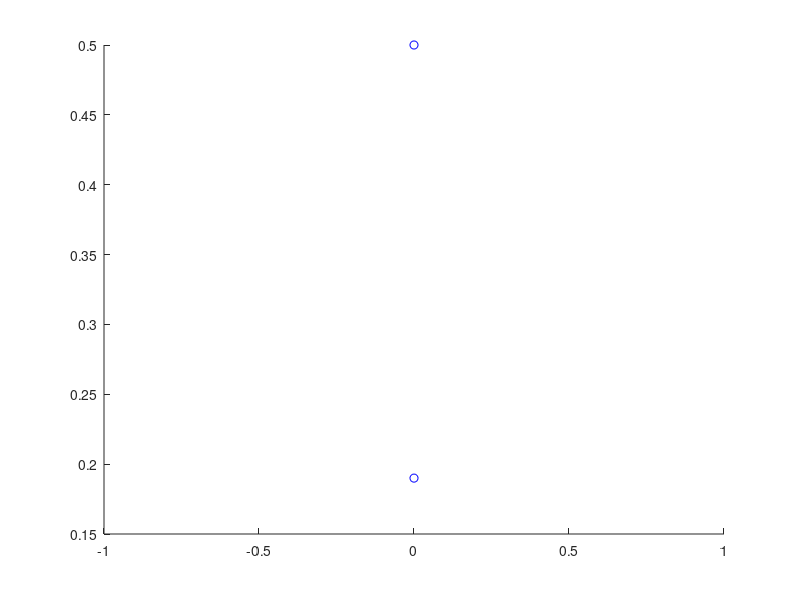

The MATLAB script that drew this image: (Note: this script raises an error after producing the figure.)
function x = aprox()
%x = cell2mat(struct2cell(load('dane_apx0.mat')));
%disp(cell2mat(struct2cell(x)));
x = [0 0.5 1 1.5 2; 0 0.19 0.26 0.29 0.31];
disp(x);
v = zeros(3,1);
[a, b] = size(v);
disp(a);
for i = 0:1:2
    for j = 1:5
        v(i+1,1) = v(i+1,1) + (x(1,j).^i) * (x(2,j));
    end
end
y = zeros(3,3);
for k = 0:1:2
    for l = 0:2
        for m = 1:5
            y(k+1, l+1) = y(k+1, l+1) + x(1,m).^(k+l);
        end
    end
end
z = y\v;
scatter(x(:,1), x(:,2), "b");
hold on

fplot(poly2sym(fliplr(z.')), "r");
hold off
disp(z);